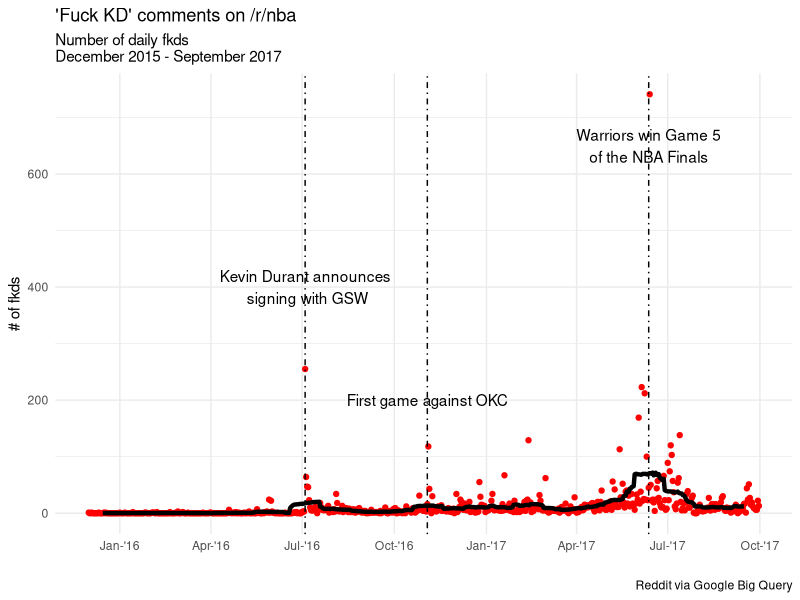

Generate this figure with R:
library(tidyverse)
library(ggthemes)
library(scales)
library(lubridate)
library(zoo)
library(tweenr)

df = read.csv("../data/fkd.csv")
df$rollmean = rollmean(df$count, 30, na.pad = TRUE)
df$dt = as.Date(df$dt)

#plot
p = df %>% ggplot(aes(x=dt)) + 
  geom_point(aes(y = count, color = "black"), color = 'red') + 
  theme_minimal() + 
  scale_y_continuous(labels = scales::comma)  +
  geom_line(aes(y = rollmean, color = "red"), size = 1.5, color = 'black') + 
  scale_x_date(date_breaks = "3 months", date_labels = "%b-'%y") +
  theme( # remove the vertical grid lines
    panel.grid.minor.x = element_blank()) + theme(legend.position = "none") + 
  labs(x = "", 
       y = "# of fkds",
       title = "'Fuck KD' comments on /r/nba",
       subtitle = "Number of daily fkds\nDecember 2015 - September 2017",
       caption = "Reddit via Google Big Query") +
  geom_vline(xintercept = as.numeric(as.Date("2016-7-4")), linetype = 4)   + annotate("text", x = as.Date("2016-7-4"), y = 400, label = "Kevin Durant announces\n signing with GSW") +
  geom_vline(xintercept = as.numeric(as.Date("2016-11-03")), linetype = 4) + annotate("text", x = as.Date("2016-11-03"), y = 200, label = "First game against OKC") +
  geom_vline(xintercept = as.numeric(as.Date("2017-06-12")), linetype = 4) + annotate("text", x = as.Date("2017-06-12"), y = 650, label = "Warriors win Game 5\nof the NBA Finals")

p